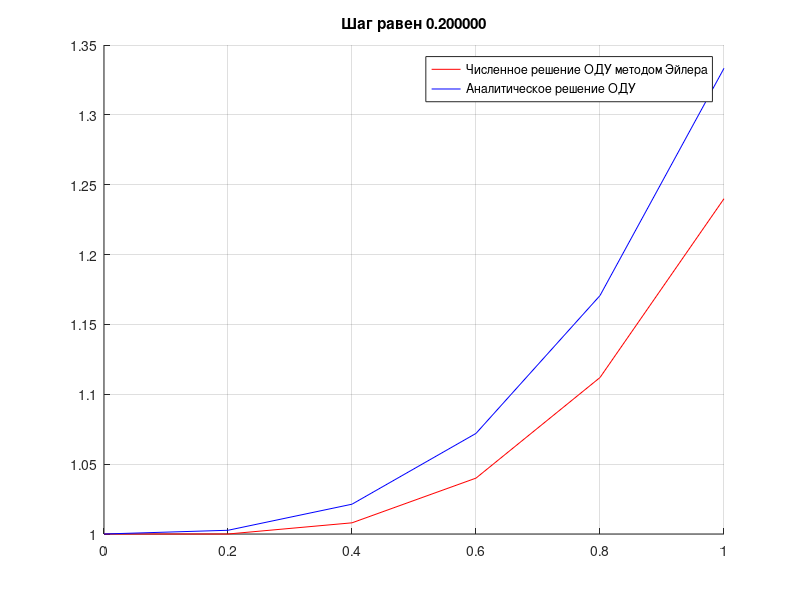
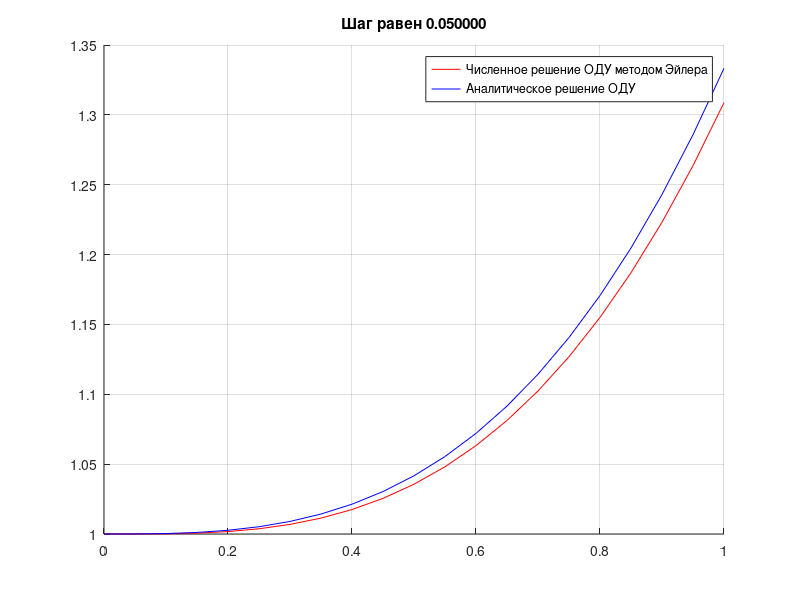
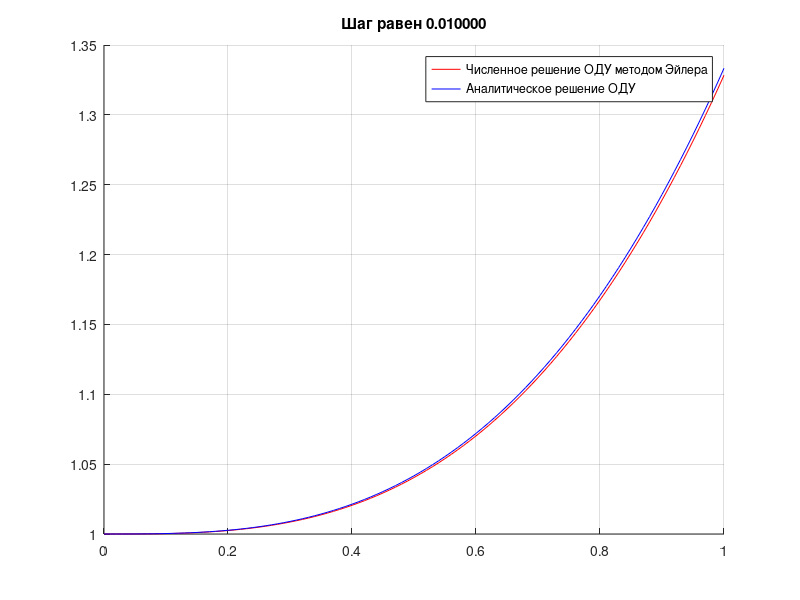

The MATLAB script that drew these images, in order:
for h = [1/5, 1/20, 1/100] % шаг
    x = 0 : h : 1; % промежуток, на котором будет искаться решение
    n = length(x);
    y = zeros(1, n);
    y(1) = 1;
    
    % Метод Эйлера
    for i = 1 : n - 1
        y(i + 1) = y(i) + h*x(i)^2;
    end
    
    % Построение графиков
    figure()
    hold on, grid on;
    plot(x, y, 'r')
    plot(x, arrayfun(@(x) x.^3/3+1, x), 'b')
    title(sprintf('Шаг равен %f', h));
    legend('Численное решение ОДУ методом Эйлера', 'Аналитическое решение ОДУ')
end